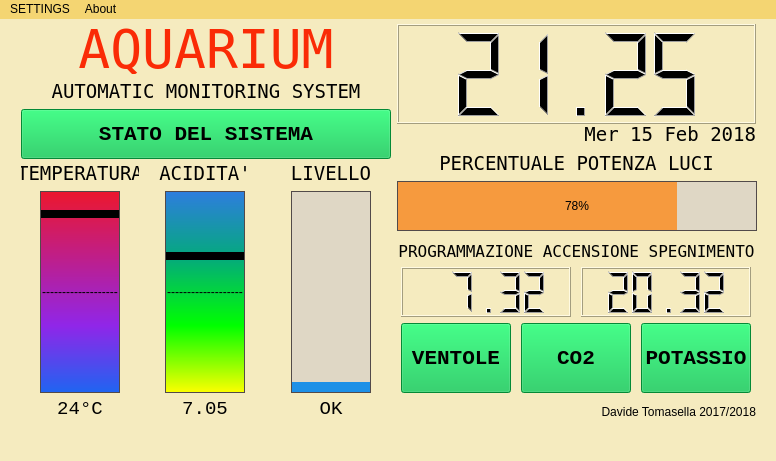
<?xml version="1.0" encoding="UTF-8"?>
<ui version="4.0">
 <class>home</class>
 <widget class="QMainWindow" name="home">
  <property name="geometry">
   <rect>
    <x>0</x>
    <y>0</y>
    <width>776</width>
    <height>461</height>
   </rect>
  </property>
  <property name="windowTitle">
   <string>MISURE ACQUARIO</string>
  </property>
  <property name="styleSheet">
   <string notr="true">background-color:rgb(245, 235, 191);</string>
  </property>
  <property name="dockOptions">
   <set>QMainWindow::AllowTabbedDocks|QMainWindow::AnimatedDocks</set>
  </property>
  <widget class="QWidget" name="centralwidget">
   <widget class="QWidget" name="horizontalLayoutWidget">
    <property name="geometry">
     <rect>
      <x>10</x>
      <y>0</y>
      <width>767</width>
      <height>411</height>
     </rect>
    </property>
    <layout class="QHBoxLayout" name="horizontalLayout">
     <property name="topMargin">
      <number>5</number>
     </property>
     <item>
      <layout class="QVBoxLayout" name="verticalLayout_2">
       <item>
        <layout class="QVBoxLayout" name="verticalLayout_3">
         <property name="leftMargin">
          <number>0</number>
         </property>
         <property name="topMargin">
          <number>0</number>
         </property>
         <property name="rightMargin">
          <number>0</number>
         </property>
         <property name="bottomMargin">
          <number>0</number>
         </property>
         <item>
          <widget class="QLabel" name="label">
           <property name="enabled">
            <bool>true</bool>
           </property>
           <property name="sizePolicy">
            <sizepolicy hsizetype="Minimum" vsizetype="Fixed">
             <horstretch>0</horstretch>
             <verstretch>0</verstretch>
            </sizepolicy>
           </property>
           <property name="minimumSize">
            <size>
             <width>0</width>
             <height>40</height>
            </size>
           </property>
           <property name="maximumSize">
            <size>
             <width>16777215</width>
             <height>50</height>
            </size>
           </property>
           <property name="font">
            <font>
             <family>DejaVu Sans Mono</family>
             <pointsize>40</pointsize>
             <weight>50</weight>
             <bold>false</bold>
            </font>
           </property>
           <property name="styleSheet">
            <string notr="true">color: rgb(250, 43, 6);</string>
           </property>
           <property name="text">
            <string>AQUARIUM</string>
           </property>
           <property name="alignment">
            <set>Qt::AlignCenter</set>
           </property>
          </widget>
         </item>
         <item>
          <widget class="QLabel" name="label_2">
           <property name="sizePolicy">
            <sizepolicy hsizetype="Fixed" vsizetype="Fixed">
             <horstretch>0</horstretch>
             <verstretch>0</verstretch>
            </sizepolicy>
           </property>
           <property name="maximumSize">
            <size>
             <width>370</width>
             <height>16777215</height>
            </size>
           </property>
           <property name="font">
            <font>
             <family>DejaVu Sans Mono</family>
             <pointsize>14</pointsize>
             <italic>false</italic>
            </font>
           </property>
           <property name="text">
            <string>AUTOMATIC MONITORING SYSTEM</string>
           </property>
           <property name="alignment">
            <set>Qt::AlignCenter</set>
           </property>
          </widget>
         </item>
         <item>
          <widget class="QPushButton" name="btnSTATUS">
           <property name="sizePolicy">
            <sizepolicy hsizetype="Minimum" vsizetype="Fixed">
             <horstretch>0</horstretch>
             <verstretch>0</verstretch>
            </sizepolicy>
           </property>
           <property name="minimumSize">
            <size>
             <width>370</width>
             <height>50</height>
            </size>
           </property>
           <property name="maximumSize">
            <size>
             <width>370</width>
             <height>50</height>
            </size>
           </property>
           <property name="font">
            <font>
             <family>Courier New</family>
             <pointsize>16</pointsize>
             <weight>75</weight>
             <bold>true</bold>
            </font>
           </property>
           <property name="styleSheet">
            <string notr="true">background-color: rgb(6, 192, 76);</string>
           </property>
           <property name="text">
            <string>STATO DEL SISTEMA</string>
           </property>
          </widget>
         </item>
        </layout>
       </item>
       <item>
        <layout class="QHBoxLayout" name="horizontalLayout_2">
         <item>
          <layout class="QVBoxLayout" name="verticalLayout_5">
           <property name="leftMargin">
            <number>0</number>
           </property>
           <property name="topMargin">
            <number>0</number>
           </property>
           <property name="rightMargin">
            <number>0</number>
           </property>
           <property name="bottomMargin">
            <number>0</number>
           </property>
           <item>
            <widget class="QLabel" name="label_3">
             <property name="sizePolicy">
              <sizepolicy hsizetype="Preferred" vsizetype="Fixed">
               <horstretch>0</horstretch>
               <verstretch>0</verstretch>
              </sizepolicy>
             </property>
             <property name="minimumSize">
              <size>
               <width>100</width>
               <height>20</height>
              </size>
             </property>
             <property name="maximumSize">
              <size>
               <width>130</width>
               <height>20</height>
              </size>
             </property>
             <property name="font">
              <font>
               <family>DejaVu Sans Mono</family>
               <pointsize>14</pointsize>
              </font>
             </property>
             <property name="text">
              <string>TEMPERATURA</string>
             </property>
             <property name="alignment">
              <set>Qt::AlignBottom|Qt::AlignHCenter</set>
             </property>
            </widget>
           </item>
           <item>
            <layout class="QHBoxLayout" name="horizontalLayout_7">
             <item>
              <widget class="QProgressBar" name="barTEMP">
               <property name="sizePolicy">
                <sizepolicy hsizetype="Preferred" vsizetype="Expanding">
                 <horstretch>0</horstretch>
                 <verstretch>0</verstretch>
                </sizepolicy>
               </property>
               <property name="minimumSize">
                <size>
                 <width>0</width>
                 <height>200</height>
                </size>
               </property>
               <property name="maximumSize">
                <size>
                 <width>80</width>
                 <height>300</height>
                </size>
               </property>
               <property name="autoFillBackground">
                <bool>false</bool>
               </property>
               <property name="styleSheet">
                <string notr="true">QProgressBar{
	background-color:qlineargradient(spread:pad, x1:0, y1:0, x2:0, y2:1, stop:0 rgb(236, 23, 45), stop:0.666 rgb(144, 38, 232), stop:1 rgb(30, 101, 241));
	border:1px solid rgb(82, 74, 74);
}
QProgressBar::Chunk{
	background-color:rgba(255, 255, 255, 0);
	border-top: 8px solid black;
}</string>
               </property>
               <property name="minimum">
                <number>-1</number>
               </property>
               <property name="maximum">
                <number>100</number>
               </property>
               <property name="value">
                <number>91</number>
               </property>
               <property name="alignment">
                <set>Qt::AlignCenter</set>
               </property>
               <property name="orientation">
                <enum>Qt::Vertical</enum>
               </property>
               <property name="invertedAppearance">
                <bool>false</bool>
               </property>
               <property name="format">
                <string>-------------------</string>
               </property>
              </widget>
             </item>
            </layout>
           </item>
           <item>
            <widget class="QLabel" name="lblTEMP">
             <property name="maximumSize">
              <size>
               <width>16777215</width>
               <height>20</height>
              </size>
             </property>
             <property name="font">
              <font>
               <family>Courier New</family>
               <pointsize>14</pointsize>
              </font>
             </property>
             <property name="text">
              <string>24°C</string>
             </property>
             <property name="alignment">
              <set>Qt::AlignCenter</set>
             </property>
            </widget>
           </item>
          </layout>
         </item>
         <item>
          <layout class="QVBoxLayout" name="verticalLayout_7">
           <property name="leftMargin">
            <number>0</number>
           </property>
           <property name="topMargin">
            <number>0</number>
           </property>
           <property name="rightMargin">
            <number>0</number>
           </property>
           <item>
            <widget class="QLabel" name="label_4">
             <property name="sizePolicy">
              <sizepolicy hsizetype="Preferred" vsizetype="Fixed">
               <horstretch>0</horstretch>
               <verstretch>0</verstretch>
              </sizepolicy>
             </property>
             <property name="minimumSize">
              <size>
               <width>120</width>
               <height>20</height>
              </size>
             </property>
             <property name="maximumSize">
              <size>
               <width>130</width>
               <height>20</height>
              </size>
             </property>
             <property name="font">
              <font>
               <family>DejaVu Sans Mono</family>
               <pointsize>14</pointsize>
              </font>
             </property>
             <property name="text">
              <string>ACIDITA'</string>
             </property>
             <property name="alignment">
              <set>Qt::AlignBottom|Qt::AlignHCenter</set>
             </property>
            </widget>
           </item>
           <item>
            <layout class="QHBoxLayout" name="horizontalLayout_8">
             <item>
              <widget class="QProgressBar" name="barPH">
               <property name="sizePolicy">
                <sizepolicy hsizetype="Preferred" vsizetype="Expanding">
                 <horstretch>0</horstretch>
                 <verstretch>0</verstretch>
                </sizepolicy>
               </property>
               <property name="minimumSize">
                <size>
                 <width>0</width>
                 <height>200</height>
                </size>
               </property>
               <property name="maximumSize">
                <size>
                 <width>80</width>
                 <height>300</height>
                </size>
               </property>
               <property name="styleSheet">
                <string notr="true">QProgressBar{
	background-color:qlineargradient(spread:pad, x1:0, y1:0, x2:0, y2:1, stop:1 rgba(255, 255, 0, 255), stop:0.666 rgba(0, 255, 0, 255), stop:0.333 rgb(4, 170, 124),stop:0 rgb(46, 125, 223));
	border:1px solid rgb(82, 74, 74);
}
QProgressBar::Chunk{
	background-color:rgb(255, 255, 255,0);
	border-top:8px solid black;
}</string>
               </property>
               <property name="minimum">
                <number>-1</number>
               </property>
               <property name="value">
                <number>70</number>
               </property>
               <property name="alignment">
                <set>Qt::AlignCenter</set>
               </property>
               <property name="orientation">
                <enum>Qt::Vertical</enum>
               </property>
               <property name="format">
                <string>-------------------</string>
               </property>
              </widget>
             </item>
            </layout>
           </item>
           <item>
            <widget class="QLabel" name="lblPH">
             <property name="maximumSize">
              <size>
               <width>16777215</width>
               <height>20</height>
              </size>
             </property>
             <property name="font">
              <font>
               <family>Courier New</family>
               <pointsize>14</pointsize>
              </font>
             </property>
             <property name="text">
              <string>7.05</string>
             </property>
             <property name="alignment">
              <set>Qt::AlignCenter</set>
             </property>
            </widget>
           </item>
          </layout>
         </item>
         <item>
          <layout class="QVBoxLayout" name="verticalLayout_4">
           <property name="leftMargin">
            <number>0</number>
           </property>
           <property name="topMargin">
            <number>0</number>
           </property>
           <property name="rightMargin">
            <number>0</number>
           </property>
           <property name="bottomMargin">
            <number>0</number>
           </property>
           <item>
            <widget class="QLabel" name="label_9">
             <property name="sizePolicy">
              <sizepolicy hsizetype="Preferred" vsizetype="Fixed">
               <horstretch>0</horstretch>
               <verstretch>0</verstretch>
              </sizepolicy>
             </property>
             <property name="minimumSize">
              <size>
               <width>120</width>
               <height>20</height>
              </size>
             </property>
             <property name="maximumSize">
              <size>
               <width>130</width>
               <height>20</height>
              </size>
             </property>
             <property name="font">
              <font>
               <family>DejaVu Sans Mono</family>
               <pointsize>14</pointsize>
              </font>
             </property>
             <property name="text">
              <string>LIVELLO</string>
             </property>
             <property name="alignment">
              <set>Qt::AlignBottom|Qt::AlignHCenter</set>
             </property>
            </widget>
           </item>
           <item>
            <layout class="QHBoxLayout" name="horizontalLayout_9">
             <item>
              <widget class="QProgressBar" name="barLEV">
               <property name="sizePolicy">
                <sizepolicy hsizetype="Preferred" vsizetype="Expanding">
                 <horstretch>0</horstretch>
                 <verstretch>0</verstretch>
                </sizepolicy>
               </property>
               <property name="minimumSize">
                <size>
                 <width>0</width>
                 <height>200</height>
                </size>
               </property>
               <property name="maximumSize">
                <size>
                 <width>80</width>
                 <height>300</height>
                </size>
               </property>
               <property name="styleSheet">
                <string notr="true">QProgressBar{
	background-color:rgba(205, 200, 203, 145);
	border:1px solid rgb(82, 74, 74);
}
QProgressBar::Chunk{
	background-color:rgb(29, 144, 231);
}</string>
               </property>
               <property name="minimum">
                <number>0</number>
               </property>
               <property name="maximum">
                <number>100</number>
               </property>
               <property name="value">
                <number>5</number>
               </property>
               <property name="alignment">
                <set>Qt::AlignCenter</set>
               </property>
               <property name="orientation">
                <enum>Qt::Vertical</enum>
               </property>
               <property name="format">
                <string/>
               </property>
              </widget>
             </item>
            </layout>
           </item>
           <item>
            <widget class="QLabel" name="lblLEV">
             <property name="maximumSize">
              <size>
               <width>16777215</width>
               <height>20</height>
              </size>
             </property>
             <property name="font">
              <font>
               <family>Courier New</family>
               <pointsize>14</pointsize>
              </font>
             </property>
             <property name="text">
              <string>OK</string>
             </property>
             <property name="alignment">
              <set>Qt::AlignCenter</set>
             </property>
            </widget>
           </item>
          </layout>
         </item>
        </layout>
       </item>
      </layout>
     </item>
     <item>
      <layout class="QVBoxLayout" name="verticalLayout">
       <property name="spacing">
        <number>6</number>
       </property>
       <item>
        <layout class="QHBoxLayout" name="horizontalLayout_6">
         <property name="leftMargin">
          <number>0</number>
         </property>
         <property name="rightMargin">
          <number>10</number>
         </property>
         <property name="bottomMargin">
          <number>0</number>
         </property>
         <item>
          <layout class="QVBoxLayout" name="verticalLayout_8">
           <property name="spacing">
            <number>0</number>
           </property>
           <item>
            <widget class="QLCDNumber" name="lcdHOUR">
             <property name="sizePolicy">
              <sizepolicy hsizetype="Preferred" vsizetype="Fixed">
               <horstretch>0</horstretch>
               <verstretch>0</verstretch>
              </sizepolicy>
             </property>
             <property name="minimumSize">
              <size>
               <width>200</width>
               <height>100</height>
              </size>
             </property>
             <property name="maximumSize">
              <size>
               <width>360</width>
               <height>16777215</height>
              </size>
             </property>
             <property name="smallDecimalPoint">
              <bool>false</bool>
             </property>
             <property name="value" stdset="0">
              <double>21.250000000000000</double>
             </property>
            </widget>
           </item>
           <item>
            <widget class="QLabel" name="lblDATE">
             <property name="maximumSize">
              <size>
               <width>360</width>
               <height>20</height>
              </size>
             </property>
             <property name="font">
              <font>
               <family>DejaVu Sans Mono</family>
               <pointsize>14</pointsize>
              </font>
             </property>
             <property name="text">
              <string>Mer 15 Feb 2018</string>
             </property>
             <property name="alignment">
              <set>Qt::AlignRight|Qt::AlignTrailing|Qt::AlignVCenter</set>
             </property>
            </widget>
           </item>
          </layout>
         </item>
        </layout>
       </item>
       <item>
        <layout class="QHBoxLayout" name="horizontalLayout_4">
         <item>
          <layout class="QVBoxLayout" name="verticalLayout_6">
           <property name="leftMargin">
            <number>0</number>
           </property>
           <property name="topMargin">
            <number>0</number>
           </property>
           <property name="rightMargin">
            <number>10</number>
           </property>
           <property name="bottomMargin">
            <number>0</number>
           </property>
           <item>
            <widget class="QLabel" name="label_7">
             <property name="sizePolicy">
              <sizepolicy hsizetype="Preferred" vsizetype="Fixed">
               <horstretch>0</horstretch>
               <verstretch>0</verstretch>
              </sizepolicy>
             </property>
             <property name="minimumSize">
              <size>
               <width>0</width>
               <height>20</height>
              </size>
             </property>
             <property name="maximumSize">
              <size>
               <width>16777215</width>
               <height>30</height>
              </size>
             </property>
             <property name="font">
              <font>
               <family>DejaVu Sans Mono</family>
               <pointsize>14</pointsize>
              </font>
             </property>
             <property name="text">
              <string>PERCENTUALE POTENZA LUCI</string>
             </property>
             <property name="alignment">
              <set>Qt::AlignBottom|Qt::AlignHCenter</set>
             </property>
            </widget>
           </item>
           <item>
            <widget class="QProgressBar" name="barLIG">
             <property name="minimumSize">
              <size>
               <width>360</width>
               <height>50</height>
              </size>
             </property>
             <property name="maximumSize">
              <size>
               <width>360</width>
               <height>16777215</height>
              </size>
             </property>
             <property name="styleSheet">
              <string notr="true">QProgressBar{
	background-color:rgba(205, 200, 203, 145);
	border:1px solid rgb(82, 74, 74);
}
QProgressBar::Chunk{
	background-color:rgb(246, 154, 62);
}</string>
             </property>
             <property name="value">
              <number>78</number>
             </property>
             <property name="alignment">
              <set>Qt::AlignCenter</set>
             </property>
            </widget>
           </item>
           <item>
            <widget class="QLabel" name="label_8">
             <property name="sizePolicy">
              <sizepolicy hsizetype="Preferred" vsizetype="Fixed">
               <horstretch>0</horstretch>
               <verstretch>0</verstretch>
              </sizepolicy>
             </property>
             <property name="minimumSize">
              <size>
               <width>0</width>
               <height>20</height>
              </size>
             </property>
             <property name="maximumSize">
              <size>
               <width>370</width>
               <height>30</height>
              </size>
             </property>
             <property name="font">
              <font>
               <family>DejaVu Sans Mono</family>
               <pointsize>12</pointsize>
              </font>
             </property>
             <property name="text">
              <string>PROGRAMMAZIONE ACCENSIONE SPEGNIMENTO</string>
             </property>
             <property name="alignment">
              <set>Qt::AlignBottom|Qt::AlignHCenter</set>
             </property>
            </widget>
           </item>
           <item>
            <layout class="QHBoxLayout" name="horizontalLayout_3">
             <item>
              <widget class="QLCDNumber" name="lcdRISE">
               <property name="sizePolicy">
                <sizepolicy hsizetype="Minimum" vsizetype="Fixed">
                 <horstretch>0</horstretch>
                 <verstretch>0</verstretch>
                </sizepolicy>
               </property>
               <property name="minimumSize">
                <size>
                 <width>0</width>
                 <height>50</height>
                </size>
               </property>
               <property name="maximumSize">
                <size>
                 <width>170</width>
                 <height>170</height>
                </size>
               </property>
               <property name="value" stdset="0">
                <double>7.320000000000000</double>
               </property>
              </widget>
             </item>
             <item>
              <widget class="QLCDNumber" name="lcdSET">
               <property name="sizePolicy">
                <sizepolicy hsizetype="Minimum" vsizetype="Fixed">
                 <horstretch>0</horstretch>
                 <verstretch>0</verstretch>
                </sizepolicy>
               </property>
               <property name="minimumSize">
                <size>
                 <width>0</width>
                 <height>50</height>
                </size>
               </property>
               <property name="maximumSize">
                <size>
                 <width>170</width>
                 <height>170</height>
                </size>
               </property>
               <property name="value" stdset="0">
                <double>20.320000000000000</double>
               </property>
              </widget>
             </item>
            </layout>
           </item>
          </layout>
         </item>
        </layout>
       </item>
       <item>
        <layout class="QHBoxLayout" name="horizontalLayout_5">
         <property name="leftMargin">
          <number>0</number>
         </property>
         <property name="topMargin">
          <number>0</number>
         </property>
         <property name="rightMargin">
          <number>10</number>
         </property>
         <property name="bottomMargin">
          <number>0</number>
         </property>
         <item>
          <widget class="QPushButton" name="btnFAN">
           <property name="sizePolicy">
            <sizepolicy hsizetype="Fixed" vsizetype="Fixed">
             <horstretch>0</horstretch>
             <verstretch>0</verstretch>
            </sizepolicy>
           </property>
           <property name="minimumSize">
            <size>
             <width>110</width>
             <height>70</height>
            </size>
           </property>
           <property name="font">
            <font>
             <family>Courier New</family>
             <pointsize>16</pointsize>
             <weight>75</weight>
             <bold>true</bold>
            </font>
           </property>
           <property name="styleSheet">
            <string notr="true">background-color: rgb(6, 192, 76);</string>
           </property>
           <property name="text">
            <string>VENTOLE</string>
           </property>
          </widget>
         </item>
         <item>
          <widget class="QPushButton" name="btnCO2">
           <property name="sizePolicy">
            <sizepolicy hsizetype="Fixed" vsizetype="Fixed">
             <horstretch>0</horstretch>
             <verstretch>0</verstretch>
            </sizepolicy>
           </property>
           <property name="minimumSize">
            <size>
             <width>110</width>
             <height>70</height>
            </size>
           </property>
           <property name="font">
            <font>
             <family>Courier New</family>
             <pointsize>16</pointsize>
             <weight>75</weight>
             <bold>true</bold>
            </font>
           </property>
           <property name="styleSheet">
            <string notr="true">background-color: rgb(6, 192, 76);</string>
           </property>
           <property name="text">
            <string>CO2</string>
           </property>
          </widget>
         </item>
         <item>
          <widget class="QPushButton" name="btnPOT">
           <property name="sizePolicy">
            <sizepolicy hsizetype="Fixed" vsizetype="Fixed">
             <horstretch>0</horstretch>
             <verstretch>0</verstretch>
            </sizepolicy>
           </property>
           <property name="minimumSize">
            <size>
             <width>110</width>
             <height>70</height>
            </size>
           </property>
           <property name="font">
            <font>
             <family>Courier New</family>
             <pointsize>16</pointsize>
             <weight>75</weight>
             <bold>true</bold>
            </font>
           </property>
           <property name="styleSheet">
            <string notr="true">background-color: rgb(6, 192, 76);</string>
           </property>
           <property name="text">
            <string>POTASSIO</string>
           </property>
          </widget>
         </item>
        </layout>
       </item>
       <item>
        <layout class="QHBoxLayout" name="horizontalLayout_10">
         <property name="topMargin">
          <number>0</number>
         </property>
         <property name="rightMargin">
          <number>10</number>
         </property>
         <item>
          <widget class="QLabel" name="label_12">
           <property name="sizePolicy">
            <sizepolicy hsizetype="Preferred" vsizetype="Fixed">
             <horstretch>0</horstretch>
             <verstretch>0</verstretch>
            </sizepolicy>
           </property>
           <property name="minimumSize">
            <size>
             <width>0</width>
             <height>20</height>
            </size>
           </property>
           <property name="maximumSize">
            <size>
             <width>360</width>
             <height>20</height>
            </size>
           </property>
           <property name="text">
            <string>Davide Tomasella 2017/2018</string>
           </property>
           <property name="alignment">
            <set>Qt::AlignBottom|Qt::AlignRight|Qt::AlignTrailing</set>
           </property>
          </widget>
         </item>
        </layout>
       </item>
      </layout>
     </item>
    </layout>
   </widget>
  </widget>
  <widget class="QMenuBar" name="menubar">
   <property name="geometry">
    <rect>
     <x>0</x>
     <y>0</y>
     <width>776</width>
     <height>27</height>
    </rect>
   </property>
   <property name="styleSheet">
    <string notr="true">background-color:rgb(244, 213, 114);</string>
   </property>
   <widget class="QMenu" name="menuSETTINGS">
    <property name="styleSheet">
     <string notr="true"/>
    </property>
    <property name="title">
     <string>SETTINGS</string>
    </property>
    <addaction name="actionPARAMS"/>
    <addaction name="actionCALIBRATION"/>
   </widget>
   <widget class="QMenu" name="menuAbout">
    <property name="title">
     <string>About</string>
    </property>
    <addaction name="actionVersion"/>
   </widget>
   <addaction name="menuSETTINGS"/>
   <addaction name="menuAbout"/>
  </widget>
  <widget class="QStatusBar" name="statusbar"/>
  <action name="actionVersion">
   <property name="text">
    <string>Version</string>
   </property>
  </action>
  <action name="actionPARAMS">
   <property name="text">
    <string>PARAMS</string>
   </property>
  </action>
  <action name="actionCALIBRATION">
   <property name="text">
    <string>CALIBRATION</string>
   </property>
  </action>
 </widget>
 <layoutdefault spacing="6" margin="11"/>
 <resources/>
 <connections>
  <connection>
   <sender>actionPARAMS</sender>
   <signal>triggered()</signal>
   <receiver>home</receiver>
   <slot>openPARAMS()</slot>
   <hints>
    <hint type="sourcelabel">
     <x>-1</x>
     <y>-1</y>
    </hint>
    <hint type="destinationlabel">
     <x>410</x>
     <y>296</y>
    </hint>
   </hints>
  </connection>
  <connection>
   <sender>btnSTATUS</sender>
   <signal>clicked()</signal>
   <receiver>home</receiver>
   <slot>openLOG()</slot>
   <hints>
    <hint type="sourcelabel">
     <x>246</x>
     <y>167</y>
    </hint>
    <hint type="destinationlabel">
     <x>263</x>
     <y>249</y>
    </hint>
   </hints>
  </connection>
  <connection>
   <sender>actionVersion</sender>
   <signal>triggered()</signal>
   <receiver>home</receiver>
   <slot>openVERSION()</slot>
   <hints>
    <hint type="sourcelabel">
     <x>-1</x>
     <y>-1</y>
    </hint>
    <hint type="destinationlabel">
     <x>387</x>
     <y>230</y>
    </hint>
   </hints>
  </connection>
  <connection>
   <sender>actionCALIBRATION</sender>
   <signal>triggered()</signal>
   <receiver>home</receiver>
   <slot>openCALIBRATE()</slot>
   <hints>
    <hint type="sourcelabel">
     <x>-1</x>
     <y>-1</y>
    </hint>
    <hint type="destinationlabel">
     <x>387</x>
     <y>230</y>
    </hint>
   </hints>
  </connection>
 </connections>
 <slots>
  <slot>openPARAMS()</slot>
  <slot>openLOG()</slot>
  <slot>openVERSION()</slot>
  <slot>openCALIBRATE()</slot>
 </slots>
</ui>
